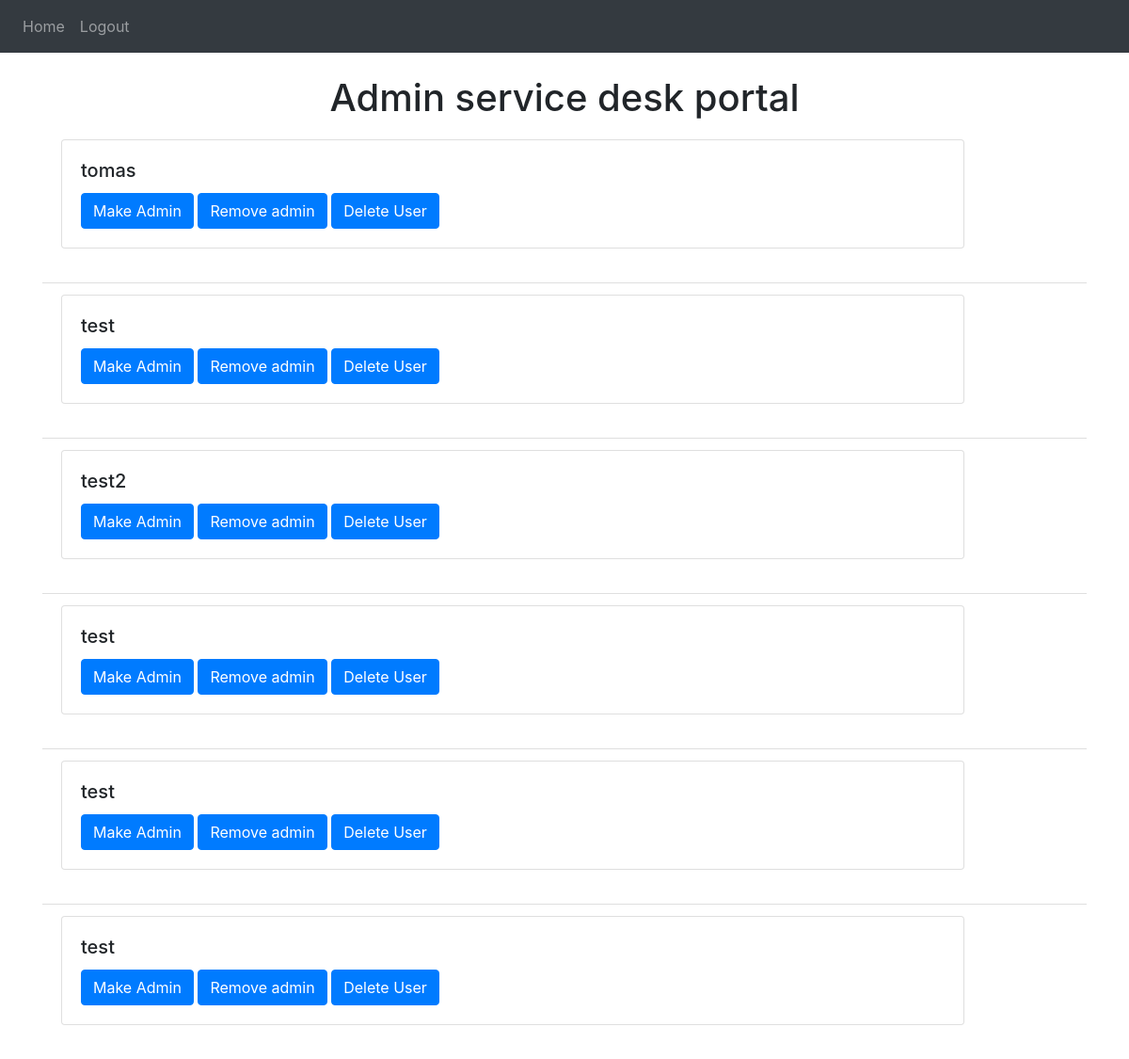
The page /adminPrivileges/ (signed in) on the database as committed earlier.
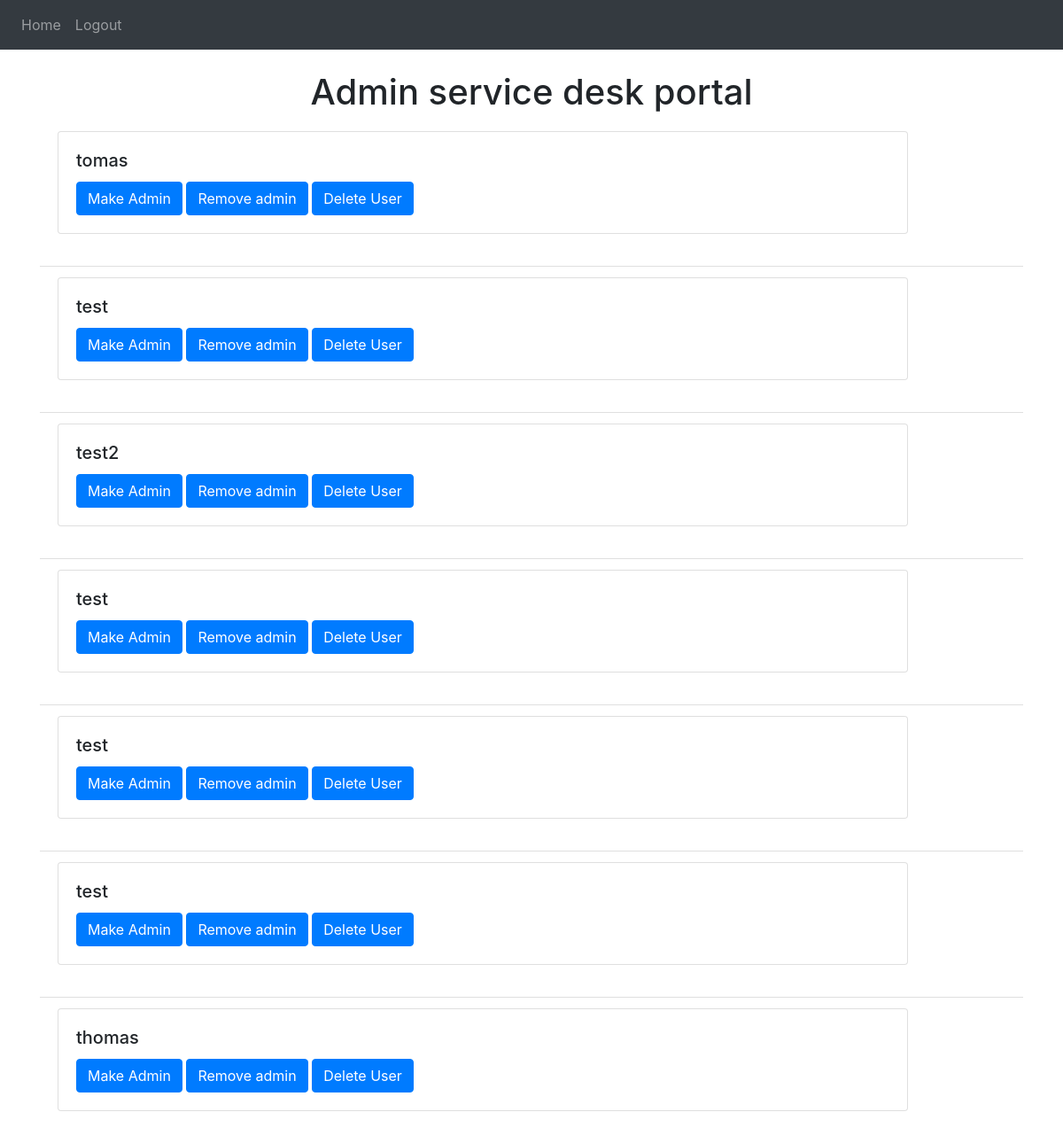
The same page on the database as committed later.
### website/models.py (models this page shows)
class User(db.Model, UserMixin):
    id = db.Column(db.Integer, primary_key=True)
    email = db.Column(db.String(150), unique=True)
    password = db.Column(db.String(150))
    first_name = db.Column(db.String(150))
    admin = db.Column(db.String, nullable=False)
    service_requests = db.relationship(Service_request)

### website/views.py (the view)
@views.route("/adminPrivileges/", methods=['GET', 'POST'])
@login_required
def adminPrivileges():
    users = load_all_users()
    return render_template("adminPrivileges.html", user=current_user, dif_users=users)

### website/__init__.py (called while the page is built)
def create_app():
    app = Flask(__name__)
    app.url_map.strict_slashes = False
    app.config['SECRET_KEY'] = 'hjshjhdjah kjshkjdhjs'
    app.config['SQLALCHEMY_DATABASE_URI'] = f'sqlite:///{DB_NAME}'
    db.init_app(app)
    from .views import views
    from .auth import auth
    app.register_blueprint(views, url_prefix='/')
    app.register_blueprint(auth, url_prefix='/')
    from .models import User, Service_request, Status, Category
    with app.app_context():
        db.create_all()
    login_manager = LoginManager()
    login_manager.login_view = 'auth.login'
    login_manager.init_app(app)
    from .models import User
    @login_manager.user_loader
    def load_user(id):
        return User.query.get(int(id))
    return app

### website/views.py (called while the page is built)
def load_all_users():
    return User.query.all()

### website/templates/adminPrivileges.html (shortened to what this page needs)
{% extends "base.html" %} {% block title %}Home{% endblock %} {% block content
    %}
    <br />
    <h1 align="center">Admin service desk portal</h1>
    <nav>
    <ul class="list-group list-group-flush" id="user_requests">
      {% for eachuser in dif_users %}
    <li class="list-group-item">
      <div class="card" style="width: 60rem;">
        <div class="card-body">
          <h5 class="card-title">{{eachuser.first_name}}</h5>
          <form method="POST">
              <button type="submit" class="btn btn-primary"  onClick="make_user_admin({{ eachuser.id }})">Make Admin</button>
              <button type="submit" class="btn btn-primary"  onClick="remove_user_admin({{ eachuser.id }})">Remove admin</button>
              <button type="submit" class="btn btn-primary"  onClick="delete_User({{ eachuser.id }})">Delete User</button>
          </form>
        </div>
      </div>
      <br />
    {% endfor %}
  </ul>
  </div>
    {% endblock %}

Rows that differ between the two databases and show on the page:
added User: first_name "thomas"
